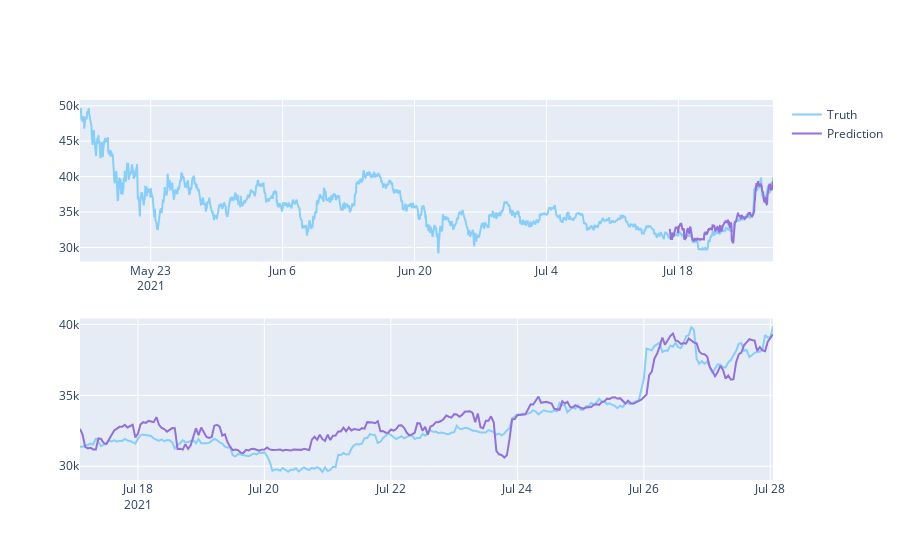

This figure's notebook cell:
### Code cell
predicted_prices = prices_data.loc[test_split_idx+1:].copy()
predicted_prices['prices'] = y_pred

fig = make_subplots(rows=2, cols=1)
fig.add_trace(go.Scatter(x=prices_data.time, y=prices_data.prices,
                         name='Truth',
                         marker_color='LightSkyBlue'), row=1, col=1)

fig.add_trace(go.Scatter(x=predicted_prices.time,
                         y=predicted_prices.prices,
                         name='Prediction',
                         marker_color='MediumPurple'), row=1, col=1)

fig.add_trace(go.Scatter(x=predicted_prices.time,
                         y=y_test,
                         name='Truth',
                         marker_color='LightSkyBlue',
                         showlegend=False), row=2, col=1)

fig.add_trace(go.Scatter(x=predicted_prices.time,
                         y=y_pred,
                         name='Prediction',
                         marker_color='MediumPurple',
                         showlegend=False), row=2, col=1)

### Figure 1 — Plotly figure (JSON) as saved in the notebook; plotly's stock layout.template omitted (floating-point values rounded to 4 significant figures; data arrays with more than 128 entries replaced by an {"elided": "..."} marker saying what was removed)
{"data": [{"marker": {"color": "LightSkyBlue"}, "name": "Truth", "type": "scatter", "x": {"elided": "1766 str values"}, "xaxis": "x", "y": {"elided": "1766 float values"}, "yaxis": "y"}, {"marker": {"color": "MediumPurple"}, "name": "Prediction", "type": "scatter", "x": {"elided": "264 str values"}, "xaxis": "x", "y": {"elided": "264 float values"}, "yaxis": "y"}, {"marker": {"color": "LightSkyBlue"}, "name": "Truth", "showlegend": false, "type": "scatter", "x": {"elided": "264 str values"}, "xaxis": "x2", "y": {"elided": "264 float values"}, "yaxis": "y2"}, {"marker": {"color": "MediumPurple"}, "name": "Prediction", "showlegend": false, "type": "scatter", "x": {"elided": "264 str values"}, "xaxis": "x2", "y": {"elided": "264 float values"}, "yaxis": "y2"}], "layout": {"xaxis": {"anchor": "y", "domain": [0, 1]}, "xaxis2": {"anchor": "y2", "domain": [0, 1]}, "yaxis": {"anchor": "x", "domain": [0.575, 1]}, "yaxis2": {"anchor": "x2", "domain": [0, 0.425]}}}
